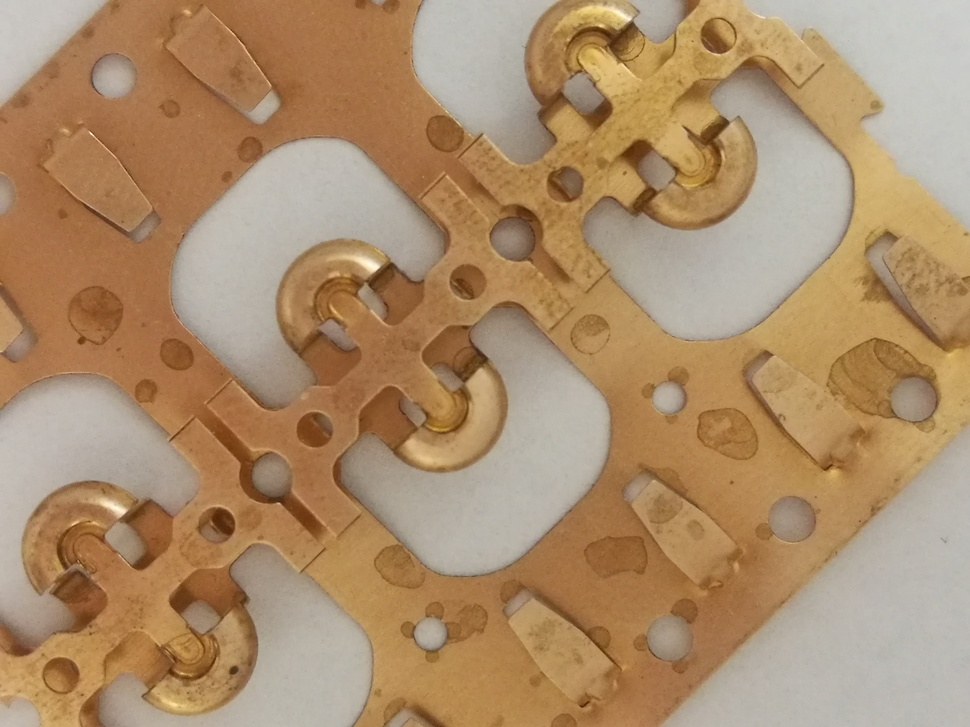
%> input picture 2D distance measurement/Cu5.jpg, 970 x 727 px, shrunk from 3968 x 2976 before the run
$ octave dist2.m   (GNU Octave 9; MATLAB toolbox functions it lacks are replaced by stand-ins)
%> lines starting %> are read from the running program, lines starting %| are printed output that depends on the picture
im = imread('Cu5.jpg');
%> im is the input picture: size 727x970x3 uint8; mean R, G, B 172.4, 141.5, 107.5

imshow(im)

% determine the Radius Range for searching Circles
% in term of pixel
% for Cu2.jpg it gives the pixel of
% 100 pixels for outer circle
% 50 pixels for the inner circle
% 420 pixels for the coin

d = imdistline;
gray = rgb2gray(im);
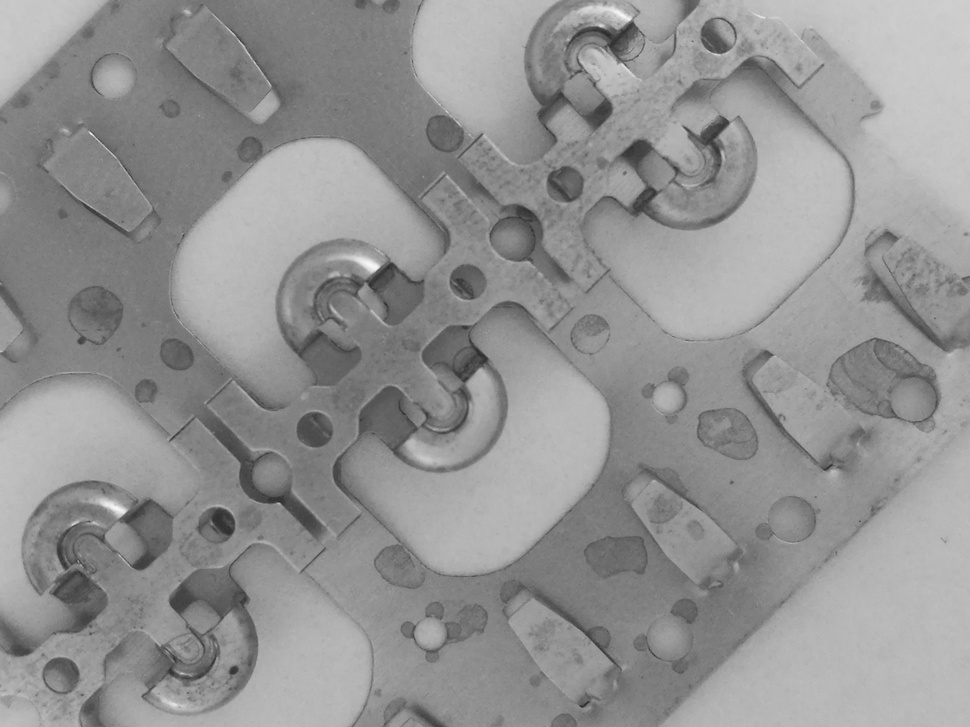
%> gray: size 727x970 uint8; min 39, max 249, mean 146.9

% Considering recognize the semi-circle
% We might need to apply hough transform

BW1 = edge(gray, 'Sobel');
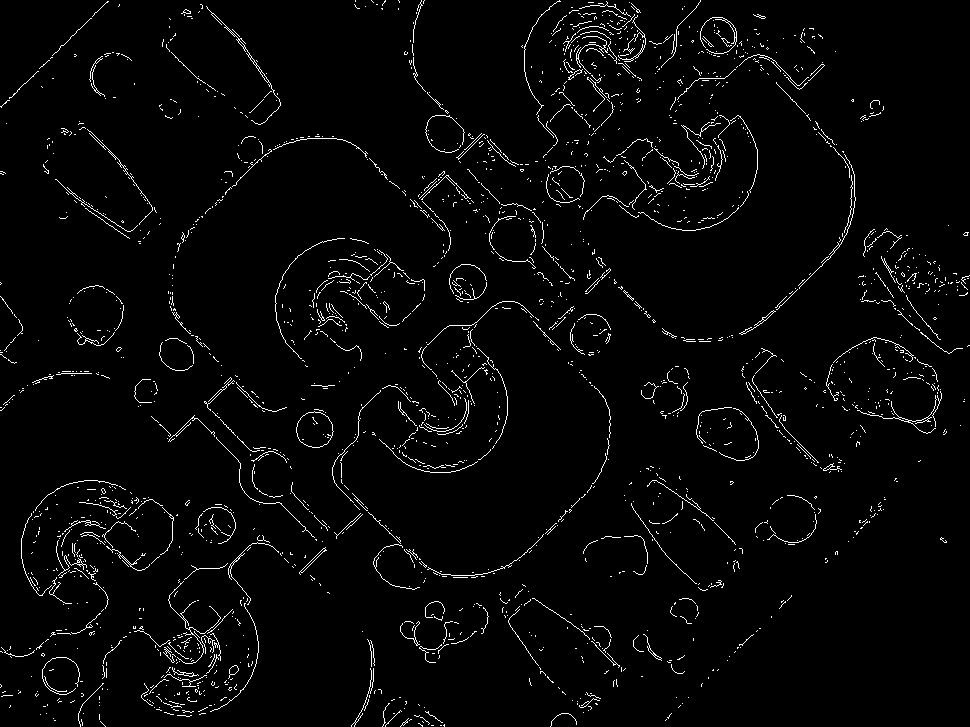
%> BW1: size 727x970 logical; 2.8% white in thin lines or dots
imshow(BW1)
se = strel('line',1,45);
BW2 = imdilate(BW1,se);
%imshow(BW2)

% Start to find contours in the edge map
figure;
imcontour(gray,3)
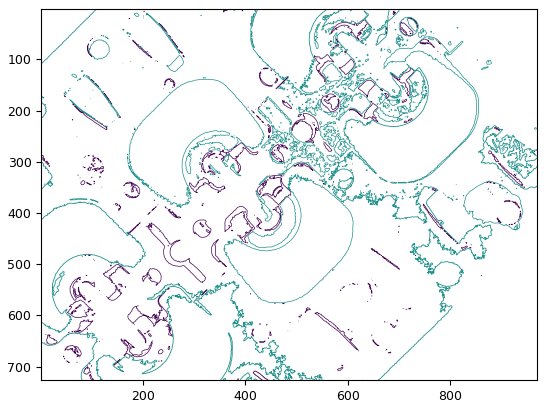
%> figure redrawn from the program's plot data
